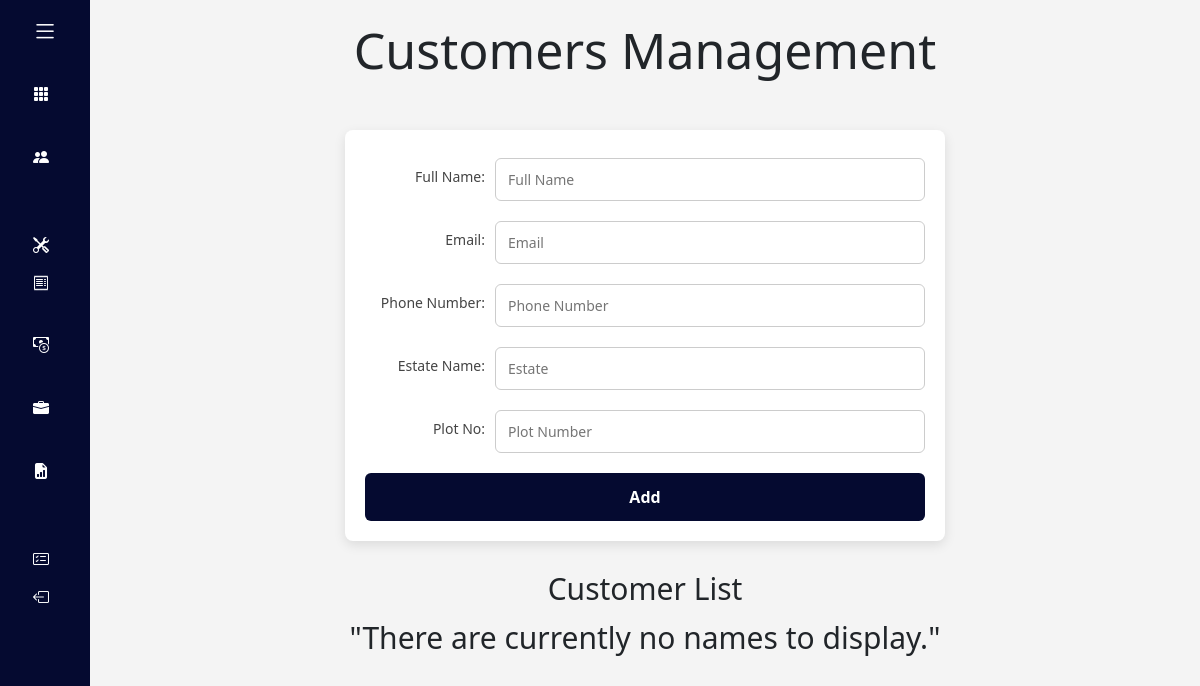
The app's page /customer_form (signed in), older data.
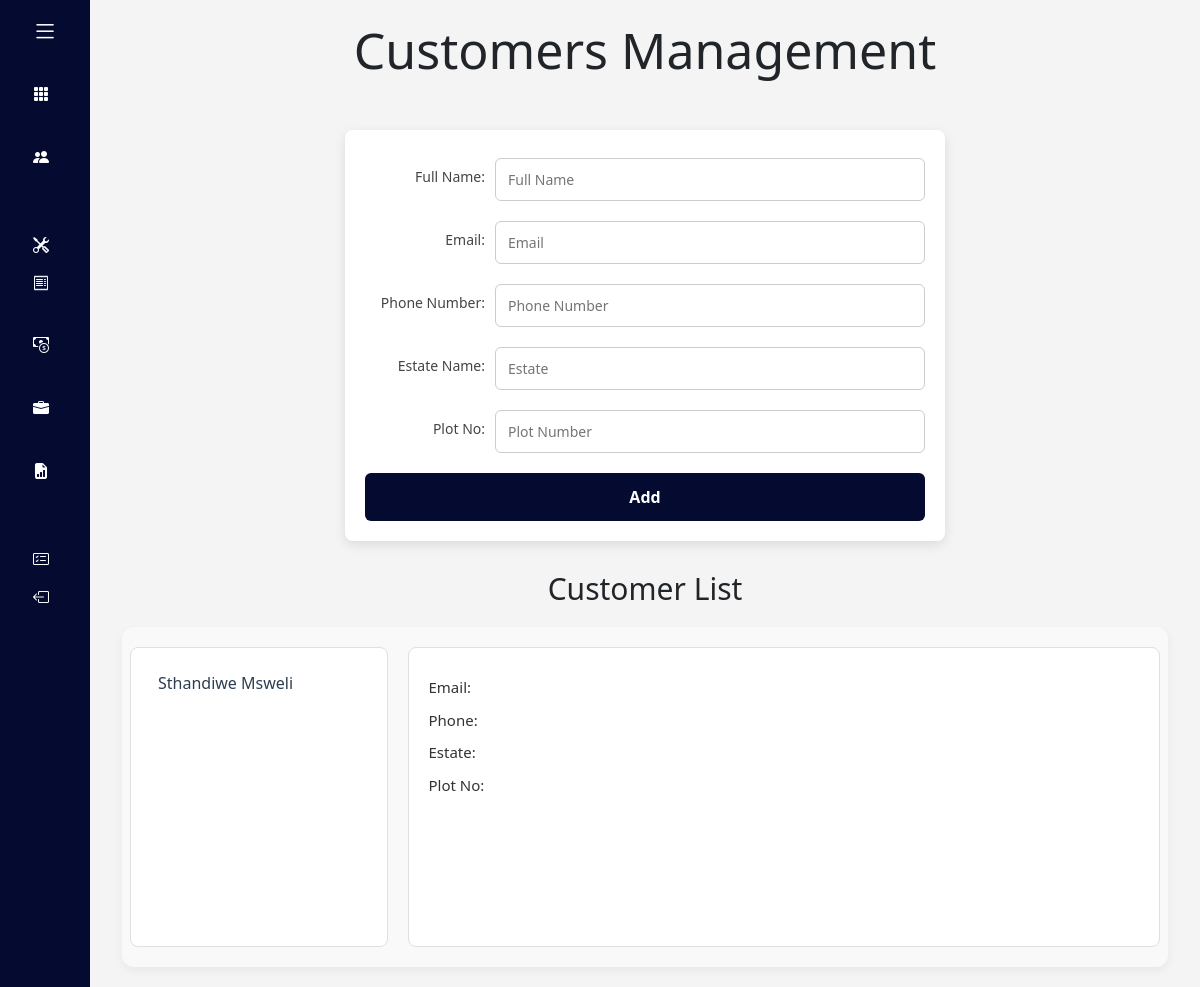
The same page, newer data.
### bookkeeping/models.py (models this page shows, shortened)
class Customer(models.Model):
    user = models.ForeignKey(User, on_delete=models.CASCADE, related_name="customer")
    name = models.CharField(max_length=100)
    email = models.EmailField()
    phone_no = models.CharField(max_length=15)
    estate = models.CharField(max_length=100)
    plot_no = models.IntegerField()

### bookkeeping/views.py (the view, shortened to what this page needs)
# urls.py: path("customer_form", views.customers, name="customer_form"),
def customers(request,post_id=None):
    customers_lists = Customer.objects.filter(user=request.user)
    first_customer = customers_lists.first()
    if post_id:
        customer = get_object_or_404(Customer, id=post_id,user=request.user)
    else:
        customer = None
    return render(request, "bookkeeping/customers.html", {
        'customers': customers_lists,
        'post': customer,
        'default_customer': first_customer
    })

### bookkeeping/templates/bookkeeping/customers.html (shortened to what this page needs)
{% extends "bookkeeping/layout.html" %}
{% block body %}
<div class="customers">
<h1>Customers Management</h1>
<div class="form-container">
<form action="" method="POST">
  <div class="form-group mt-2">
    <label>Full Name:</label>
    <input type="text" id="name" name="name" placeholder="Full Name"
           value="{{ post.name|default:'' }}" />
  </div>
  <div class="form-group mt-2">
    <label>Email:</label>
    <input type="text" id="email" name="email" placeholder="Email"
           value="{{ post.email|default:'' }}" />
  </div>
  <div class="form-group mt-2">
    <label>Phone Number:</label>
    <input type="tel" id="phoneNo" name="phoneNo" placeholder="Phone Number"
           value="{{ post.phone_no|default:'' }}" />
  </div>
  <div class="form-group mt-2">
    <label>Estate Name:</label>
    <input type="text" id="estate" name="estate" placeholder="Estate"
           value="{{ post.estate|default:'' }}" />
  </div>
  <div class="form-group mt-2">
    <label>Plot No:</label>
    <input type="number" id="plot" name="plot" placeholder="Plot Number"
           value="{{ post.plot_no|default:'' }}" />
  </div>
  <button type="submit" class="btn submit-btn">
    {% if post %}Update{% else %}Add{% endif %}
  </button>
</form>
</div>
<h2 class="customer-list">Customer List</h2>
{% if customers %}
<div class="nameList">
  <div class="customersList row">
    <div class="names col-3" style="max-height: 500px; overflow-y: auto;">
      <ul>
        {% for customer in customers %}
          <li id="highlight-customer-{{ customer.id }}">
    <a class="customer-name"
       data-id="{{ customer.id }}"
       {% if forloop.first %}data-default="true"{% endif %}>
       {{ customer.name|title }}
    </a>
          </li>
        {% endfor %}
      </ul>
    </div>
<div class="details col-6" id="customer-details">
  <ul>
    <li>Email: </li>
    <li>Phone: </li>
    <li>Estate: </li>
    <li>Plot No: </li>
  </ul>
</div>
  </div>
</div>
{% else %}
<p>"There are currently no names to display."</p>
{% endif %}
</div>
{% endblock %}

Row changes from the older to the newer data that the page shows:
added Customer: name "Sthandiwe Msweli"
Text that changed along with them:
text no longer shown: "\"There are currently no names to display.\""
text now shown: "Email: Phone: Estate: Plot No:"
